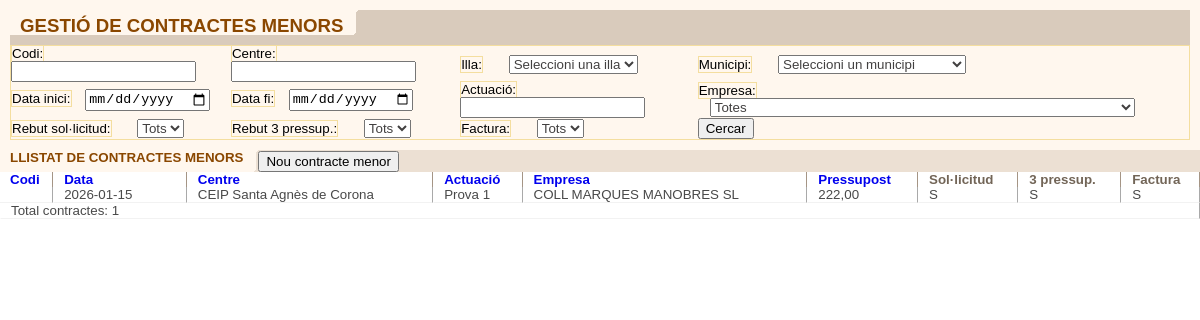
Page /contracte_menor/contracteMenorListFiltro.php on the committed database.
### tables this page shows
CREATE TABLE `contracte_menor` (
  `id` int(10) UNSIGNED NOT NULL,
  `codi` varchar(50) NOT NULL,
  `data` date NOT NULL,
  `centre_id` int(11) NOT NULL,
  `actuacio` varchar(255) NOT NULL,
  `descripcio` varchar(2000) DEFAULT NULL,
  `pressupost` decimal(12,2) NOT NULL,
  `rebut_solicitud` varchar(1) NOT NULL DEFAULT 'N',
  `rebut_3_pressupost` varchar(1) NOT NULL DEFAULT 'N',
  `pressuposts_correctes` varchar(1) NOT NULL DEFAULT 'N',
  `annex1_memoria_redactats` varchar(1) NOT NULL DEFAULT 'N',
  `annex1_memoria_enviat_firma` varchar(1) NOT NULL DEFAULT 'N',
  `annex1_memoria_firmats` varchar(1) NOT NULL DEFAULT 'N',
  `annex1_memoria_enviat_uge` varchar(1) NOT NULL DEFAULT 'N',
  `rebut_annex2` varchar(1) NOT NULL DEFAULT 'N',
  `enviat_annex2_inici_actuacions_centre` varchar(1) NOT NULL DEFAULT 'N',
  `rebut_dades_bancaries` varchar(1) NOT NULL DEFAULT 'N',
  `enviat_dades_banc_uge` varchar(1) NOT NULL DEFAULT 'N',
  `rebut_notificacio_factura` varchar(1) NOT NULL DEFAULT 'N',
  `conformitat_centre` varchar(1) NOT NULL DEFAULT 'N',
  `factura_conformada` varchar(1) NOT NULL DEFAULT 'N',
  `enviat_annex3_uge` varchar(1) NOT NULL DEFAULT 'N',
  `empresa_id` int(10) DEFAULT NULL
);

CREATE TABLE `centres` (
  `id` int(11) NOT NULL,
  `Ubi_Codi` int(11) NOT NULL,
  `Titularitat` varchar(50) DEFAULT NULL,
  `Sigla` varchar(50) DEFAULT NULL,
  `Codi` varchar(20) DEFAULT NULL,
  `Centre` varchar(255) DEFAULT NULL,
  `Adreca` varchar(255) DEFAULT NULL,
  `CP` varchar(10) DEFAULT NULL,
  `Localitat` varchar(100) DEFAULT NULL,
  `Municipi` varchar(100) DEFAULT NULL,
  `Illa` varchar(50) DEFAULT NULL,
  `Telefon` varchar(20) DEFAULT NULL,
  `Fax` varchar(20) DEFAULT NULL,
  `email` varchar(100) DEFAULT NULL,
  `Alta` date DEFAULT NULL,
  `Baixa` date DEFAULT NULL,
  `id_illa` int(11) DEFAULT NULL,
  `id_municipi` int(11) DEFAULT NULL,
  `ref_cadastral` varchar(20) DEFAULT NULL,
  `cadastre_localitzacio` varchar(255) DEFAULT NULL,
  `cadastre_classe` varchar(20) DEFAULT NULL,
  `cadastre_us_principal` varchar(50) DEFAULT NULL,
  `cadastre_sup_construida_m2` decimal(10,2) DEFAULT NULL,
  `cadastre_any_construccio` smallint(6) DEFAULT NULL,
  `cadastre_parcela_tipus` varchar(100) DEFAULT NULL,
  `cadastre_parcela_localitzacio` varchar(255) DEFAULT NULL,
  `cadastre_sup_grafica_m2` decimal(10,2) DEFAULT NULL,
  `cadastre_data_consulta` timestamp NULL DEFAULT NULL,
  `cadastre_font` varchar(30) DEFAULT NULL
);

CREATE TABLE `empresa` (
  `id` int(11) NOT NULL,
  `nom` varchar(255) NOT NULL,
  `cif` varchar(15) DEFAULT NULL,
  `adreca` varchar(255) DEFAULT NULL,
  `codi_postal` varchar(10) DEFAULT NULL,
  `municipi_id` int(11) DEFAULT NULL,
  `telefon` varchar(30) DEFAULT NULL,
  `email` varchar(150) DEFAULT NULL,
  `persona_contacte` varchar(150) DEFAULT NULL,
  `observacions` text DEFAULT NULL,
  `activa` char(1) NOT NULL DEFAULT 'S',
  `data_alta` date NOT NULL DEFAULT curdate(),
  `data_baixa` date DEFAULT NULL
);

### contracte_menor/contracteMenorListFiltro.php (the view, shortened to what this page needs)
<?php
include '../connectarBD.php';
$codiFiltro      = $_POST['codi_filtro'] ?? '';
$centreFiltro    = $_POST['centre_filtro'] ?? '';
$dataIniciFiltro = $_POST['data_inici_filtro'] ?? '';
$dataFiFiltro    = $_POST['data_fi_filtro'] ?? '';
$actuacioFiltro  = $_POST['actuacio_filtro'] ?? '';
$order_by = $_GET['order_by'] ?? 'codi';
$order_direction = $_GET['order_direction'] ?? 'DESC';
function getOrderDirection($col, $ob, $od){
    if ($ob === $col) return ($od === 'ASC') ? 'DESC' : 'ASC';
    return 'ASC';
}
$sql = "SELECT cm.id, cm.codi, cm.data, cm.actuacio, cm.pressupost,
               cm.rebut_solicitud, cm.rebut_3_pressupost, cm.factura_conformada,
               c.Centre AS nom_centre,
               e.nom AS nom_empresa
        FROM contracte_menor cm
        JOIN centres c ON cm.centre_id = c.id
        LEFT JOIN empresa e ON cm.empresa_id = e.id
        WHERE 1=1";
$order_direction = ($order_direction === 'ASC') ? 'ASC' : 'DESC';
if ($order_by === 'codi') {
    $sql .= " ORDER BY CAST(SUBSTRING_INDEX(cm.codi,'-',-1) AS UNSIGNED) $order_direction, CAST(SUBSTRING_INDEX(cm.codi,'-',1) AS UNSIGNED) $order_direction";
} elseif ($order_by === 'nom_centre') {
    $sql .= " ORDER BY nom_centre $order_direction";
} else {
    $sql .= " ORDER BY $order_by $order_direction";
}
$result = $connexio->query($sql);
?>
<html>
<head>
    <link rel="stylesheet" href="../css/estilos.css" type="text/css" />
    <link rel="stylesheet" href="../css/estilos_ficha_2.css" type="text/css" />
</head>
<body class="contenido" onload="ocultarFondoPrincipal();">
<div class="contenedorFiltro">
    <ul class="botoneraFicha">
          <li class="tituloFicha">
            <p class="posicionTituloFicha">GESTIÓ DE CONTRACTES MENORS</p>
          </li>
    </ul>
    <div class="espacioMarron">&nbsp;</div>
    <table cellpadding="0" cellspacing="0" border="0" width="100%" class="formularioFiltro">
        <form id="formularioFiltroBusqueda" name="formularioFiltroBusqueda" action="contracteMenorListFiltro.php" method="post">
        <tr>
            <td class="contenedorCamposFiltro">
                <label class="formularioFiltro">Codi:</label>
                <input type="text" name="codi_filtro" value="<?= htmlspecialchars($codiFiltro) ?>">
            </td>
            <td class="contenedorCamposFiltro">
                <label class="formularioFiltro">Centre:</label>
                <input type="text" name="centre_filtro" value="<?= htmlspecialchars($centreFiltro) ?>">
            </td>
            <td class="contenedorCamposFiltro">
                <label class="formularioFiltro">Illa:</label>
                <select id="illa_filtro" name="illa_filtro" class="campoFicha_Blanca">
                    <option value="">Seleccioni una illa</option>
                </select>
            </td>
            <td class="contenedorCamposFiltro">
                <label class="formularioFiltro">Municipi:</label>
                <select id="municipi_filtro" name="municipi_filtro" class="campoFicha_Blanca">
                    <option value="">Seleccioni un municipi</option>
                </select>
            </td>
        </tr>
        <tr>
            <td class="contenedorCamposFiltro">
                <label class="formularioFiltro">Data inici:</label>
                <input type="date" name="data_inici_filtro" value="<?= htmlspecialchars($dataIniciFiltro) ?>">
            </td>
            <td class="contenedorCamposFiltro">
                <label class="formularioFiltro">Data fi:</label>
                <input type="date" name="data_fi_filtro" value="<?= htmlspecialchars($dataFiFiltro) ?>">
            </td>
            <td class="contenedorCamposFiltro">
                <label class="formularioFiltro">Actuació:</label>
                <input type="text" name="actuacio_filtro" value="<?= htmlspecialchars($actuacioFiltro) ?>">
            </td>
            <td class="contenedorCamposFiltro">
                <label class="formularioFiltro">Empresa:</label>
                <select name="empresa_filtro" class="campoFicha_Blanca">
                    <option value="">Totes</option>
                </select>
            </td>
        </tr>
        <tr>
            <td class="contenedorCamposFiltro">
                <label class="formularioFiltro">Rebut sol·licitud:</label>
                <select name="rebut_solicitud_filtro" class="campoFicha_Blanca">
                    <option value="">Tots</option>
                </select>
            </td>
            <td class="contenedorCamposFiltro">
                <label class="formularioFiltro">Rebut 3 pressup.:</label>
                <select name="rebut_3_pressupost_filtro" class="campoFicha_Blanca">
                    <option value="">Tots</option>
                </select>
            </td>
            <td class="contenedorCamposFiltro">
                <label class="formularioFiltro">Factura:</label>
                <select name="factura_conformada_filtro" class="campoFicha_Blanca">
                    <option value="">Tots</option>
                </select>
            </td>
            <td class="contenedorCamposFiltro" style="vertical-align: bottom;">
                <input type="submit" class="btnBuscar" name="btnConsultar" value="Cercar">
            </td>
        </tr>
        </form>
    </table>
</div>
<ul class="botoneraListado">
    <li class="tituloListado">LLISTAT DE CONTRACTES MENORS</li>
    <li class="fondoBotoneraListado">
        <input type="button" class="boton" value="Nou contracte menor" onclick="location.href='contracteMenorForm.php';">
    </li>
</ul>
<div class="contenedorListado">
    <table class="listado" cellpadding="0" cellspacing="0" width="100%">
        <thead>
            <tr>
                <th class="campoCabeceraListadoInicial"><a href="?order_by=codi&order_direction=<?= getOrderDirection('codi',$order_by,$order_direction) ?>">Codi</a></th>
                <th class="campoCabeceraListado" style="min-width:90px; white-space:nowrap;"><a href="?order_by=data&order_direction=<?= getOrderDirection('data',$order_by,$order_direction) ?>">Data</a></th>
                <th class="campoCabeceraListado"><a href="?order_by=nom_centre&order_direction=<?= getOrderDirection('nom_centre',$order_by,$order_direction) ?>">Centre</a></th>
                <th class="campoCabeceraListado"><a href="?order_by=actuacio&order_direction=<?= getOrderDirection('actuacio',$order_by,$order_direction) ?>">Actuació</a></th>
                <th class="campoCabeceraListado"><a href="?order_by=nom_empresa&order_direction=<?= getOrderDirection('nom_empresa',$order_by,$order_direction) ?>">Empresa</a></th>
                <th class="campoCabeceraListado"><a href="?order_by=pressupost&order_direction=<?= getOrderDirection('pressupost',$order_by,$order_direction) ?>">Pressupost</a></th>
                <th class="campoCabeceraListado">Sol·licitud</th>
                <th class="campoCabeceraListado">3 pressup.</th>
                <th class="campoCabeceraListado">Factura</th>
            </tr>
        </thead>
        <tbody>
            <?php
            $total = 0;
            if ($result && $result->num_rows > 0) {
                while ($row = $result->fetch_assoc()) {
                    echo "<tr onclick=\"window.location.href='contracteMenorForm.php?id=".intval($row['id'])."'\">";
                    echo "<td class='campoListadoInicial'>".htmlspecialchars($row['codi'])."</td>";
                    echo "<td class='campoListado'>".htmlspecialchars($row['data'])."</td>";
                    echo "<td class='campoListado'>".htmlspecialchars($row['nom_centre'])."</td>";
                    echo "<td class='campoListado'>".htmlspecialchars($row['actuacio'])."</td>";
                    echo "<td class='campoListado'>".htmlspecialchars($row['nom_empresa'] ?? '')."</td>";
                    echo "<td class='campoListado'>".number_format((float)$row['pressupost'],2,',','.')."</td>";
                    echo "<td class='campoListado'>".htmlspecialchars($row['rebut_solicitud'])."</td>";
                    echo "<td class='campoListado'>".htmlspecialchars($row['rebut_3_pressupost'])."</td>";
                    echo "<td class='campoListado'>".htmlspecialchars($row['factura_conformada'])."</td>";
                    echo "</tr>";
                    $total++;
                }
            } else {
                echo "<tr><td colspan='9' class='campoListado'>No s'han trobat resultats.</td></tr>";
            }
            echo "<tr><td colspan='9' class='campoListado'>Total contractes: $total</td></tr>";
            ?>
        </tbody>
    </table>
</div>
</body>
</html>

### css/estilos.css (style rules this page uses)
body.contenido { margin:0px; font-family:arial; background-color:transparent; }
a { text-decoration:none; }
.boton { font-size:10pt; margin:1px 0px 0px 0px; }
.espacioMarron { height:10px; background-color:#D9CBBC; width:100%; clear:both; }
.contenedorFiltro { background-color:#fff7ee; padding:10px; margin:0px; clear:both; }
.contenedorCamposFiltro { background-color:#fff7ee; }
.botoneraListado { list-style:none; margin:0px; padding:0px; width:100%; height:22px; background-color:#ece0d3; }
.tituloListado { font-size:10pt; font-weight:bold; white-space:nowrap; color:#8a4700; padding:0px 15px 0px 10px; background:#FFF7EE url(../imagenes/remateRightTituloListado.gif) no-repeat right; float:left; height:22px; }
.fondoBotoneraListado { background-color:#ece0d3; float:left; height:22px; margin:0px auto; }
.listado { clear:both; background-color:#ffffff; margin:0px; padding:0px; }
.campoCabeceraListadoInicial { font-size:10pt; color:#726557; border-right:1px solid #A59585; padding:0px 0px 0px 10px; text-align:left; }
.campoCabeceraListado { font-size:10pt; color:#726557; border-right:1px solid #A59585; border-left:1px solid #ffffff; padding:0px 0px 0px 10px; text-align:left; }
.campoListadoInicial { font-size:10pt; color:#494949; border-right:1px solid #a9a9a9; border-bottom:1px solid #f2f2f2; padding:0px 0px 0px 10px; cursor:pointer; }
.campoListado { font-size:10pt; color:#494949; border-right:1px solid #a9a9a9; border-left:1px solid #ffffff; border-bottom:1px solid #f2f2f2; padding:0px 0px 0px 10px; cursor:pointer; }
.formularioFiltro { font-size:10pt; color:#000000; border:1px solid #F4DE9F; margin-right:10px; }
.campoFicha_Blanca { font-size:10pt; color:#424040; margin-left: 12px; }

### css/estilos_ficha_2.css (style rules this page uses)
.botoneraFicha { list-style:none; margin:0px; padding:0px; width:100%; height:25px; background-color:#D9CBBC; }
.tituloFicha { font-size:14pt; font-weight:bold; white-space:nowrap; color:#8a4700; padding:0px 15px 0px 10px; background:#FFF7EE url(../imagenes/remateLeftBotoneraFicha.gif) no-repeat right; float:left; height:25px; }
.posicionTituloFicha { margin:0px; padding:5px 0px 0px 0px; }
li { list-style-type: none; }

### rows in the picture
contracte_menor: data "2026-01-15", centre.Centre "CEIP Santa Agnès de Corona", actuacio "Prova 1", empresa.nom "COLL MARQUES MANOBRES SL", pressupost "222,00", rebut_solicitud "S", rebut_3_pressupost "S", factura_conformada "S"

### other values in the picture
$total "1"
